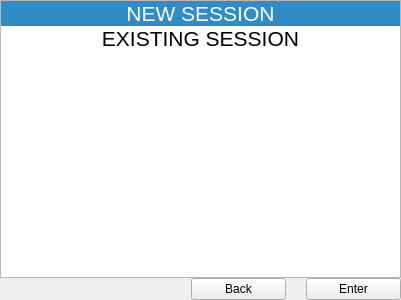
<?xml version="1.0" encoding="UTF-8"?>
<ui version="4.0">
 <class>Form</class>
 <widget class="QWidget" name="Form">
  <property name="geometry">
   <rect>
    <x>0</x>
    <y>0</y>
    <width>401</width>
    <height>300</height>
   </rect>
  </property>
  <property name="sizePolicy">
   <sizepolicy hsizetype="Preferred" vsizetype="Preferred">
    <horstretch>0</horstretch>
    <verstretch>0</verstretch>
   </sizepolicy>
  </property>
  <property name="windowTitle">
   <string>options</string>
  </property>
  <property name="windowOpacity">
   <double>0.800000000000000</double>
  </property>
  <layout class="QGridLayout" name="gridLayout">
   <property name="leftMargin">
    <number>0</number>
   </property>
   <property name="topMargin">
    <number>0</number>
   </property>
   <property name="rightMargin">
    <number>0</number>
   </property>
   <property name="bottomMargin">
    <number>0</number>
   </property>
   <item row="0" column="0">
    <layout class="QVBoxLayout" name="verticalLayout">
     <property name="spacing">
      <number>0</number>
     </property>
     <property name="sizeConstraint">
      <enum>QLayout::SetNoConstraint</enum>
     </property>
     <item>
      <widget class="QListWidget" name="options">
       <property name="font">
        <font>
         <pointsize>16</pointsize>
        </font>
       </property>
       <property name="verticalScrollBarPolicy">
        <enum>Qt::ScrollBarAlwaysOff</enum>
       </property>
       <property name="horizontalScrollBarPolicy">
        <enum>Qt::ScrollBarAlwaysOff</enum>
       </property>
       <property name="textElideMode">
        <enum>Qt::ElideRight</enum>
       </property>
       <property name="flow">
        <enum>QListView::TopToBottom</enum>
       </property>
       <property name="viewMode">
        <enum>QListView::ListMode</enum>
       </property>
       <property name="currentRow">
        <number>0</number>
       </property>
       <item>
        <property name="text">
         <string>NEW SESSION</string>
        </property>
        <property name="textAlignment">
         <set>AlignCenter</set>
        </property>
       </item>
       <item>
        <property name="text">
         <string>EXISTING SESSION</string>
        </property>
        <property name="textAlignment">
         <set>AlignCenter</set>
        </property>
       </item>
      </widget>
     </item>
     <item>
      <layout class="QHBoxLayout" name="horizontalLayout">
       <property name="spacing">
        <number>20</number>
       </property>
       <item>
        <spacer name="horizontalSpacer_5">
         <property name="orientation">
          <enum>Qt::Horizontal</enum>
         </property>
         <property name="sizeType">
          <enum>QSizePolicy::Expanding</enum>
         </property>
         <property name="sizeHint" stdset="0">
          <size>
           <width>40</width>
           <height>20</height>
          </size>
         </property>
        </spacer>
       </item>
       <item>
        <spacer name="horizontalSpacer_6">
         <property name="orientation">
          <enum>Qt::Horizontal</enum>
         </property>
         <property name="sizeHint" stdset="0">
          <size>
           <width>40</width>
           <height>20</height>
          </size>
         </property>
        </spacer>
       </item>
       <item>
        <widget class="QPushButton" name="backButton">
         <property name="sizePolicy">
          <sizepolicy hsizetype="Expanding" vsizetype="Fixed">
           <horstretch>0</horstretch>
           <verstretch>0</verstretch>
          </sizepolicy>
         </property>
         <property name="text">
          <string>Back</string>
         </property>
        </widget>
       </item>
       <item>
        <widget class="QPushButton" name="enterButton">
         <property name="sizePolicy">
          <sizepolicy hsizetype="Expanding" vsizetype="Fixed">
           <horstretch>0</horstretch>
           <verstretch>0</verstretch>
          </sizepolicy>
         </property>
         <property name="text">
          <string>Enter</string>
         </property>
        </widget>
       </item>
      </layout>
     </item>
    </layout>
   </item>
  </layout>
 </widget>
 <resources/>
 <connections/>
</ui>
